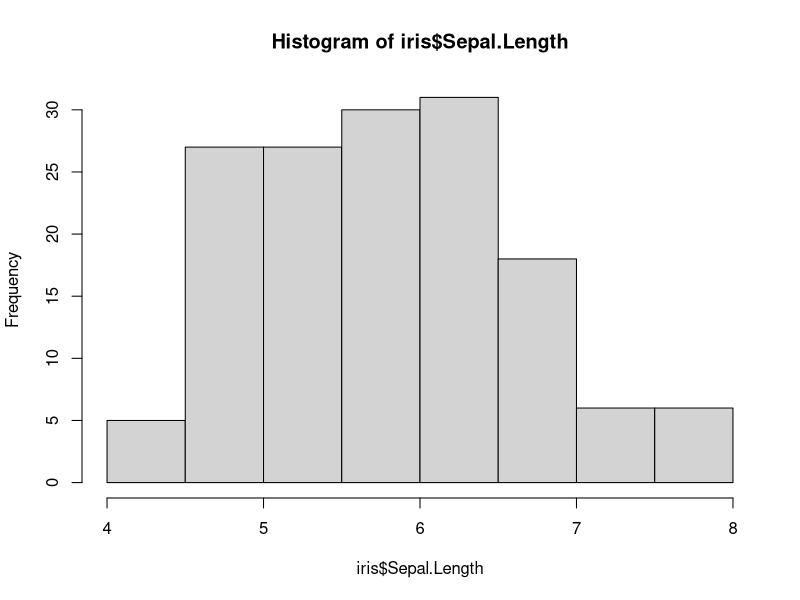
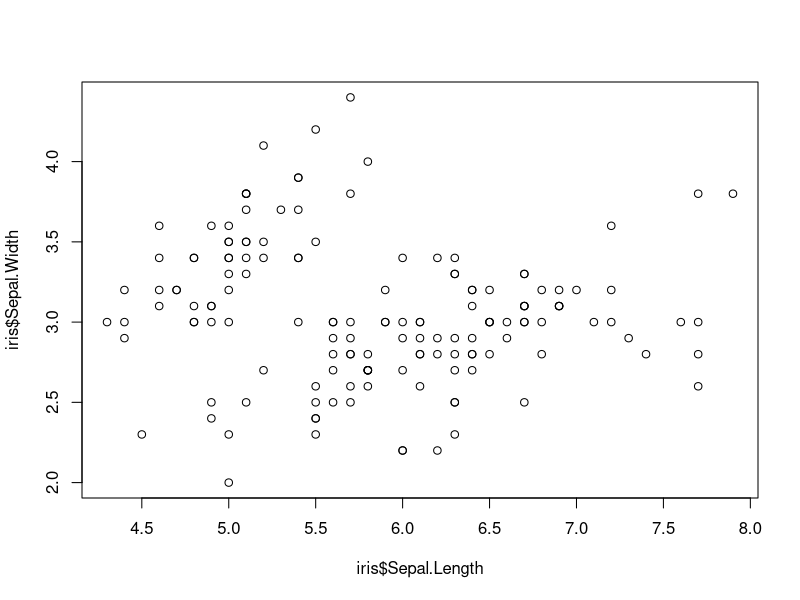
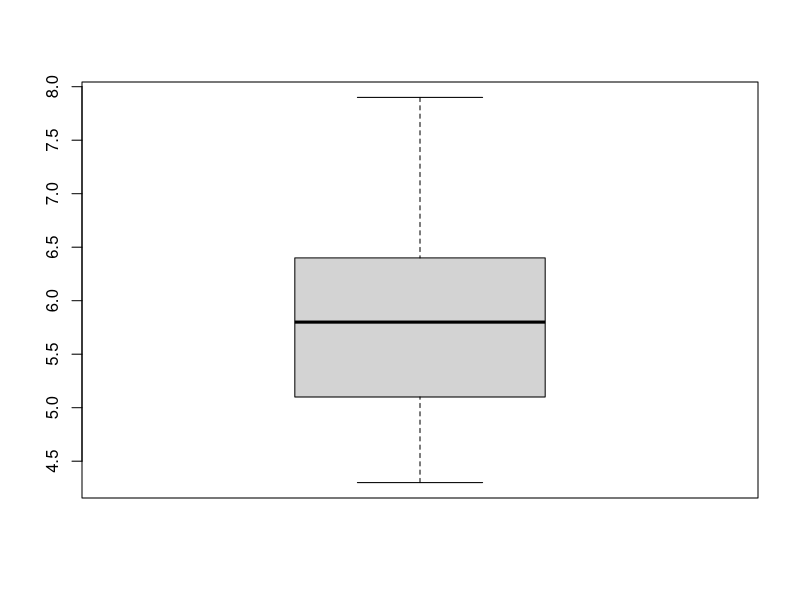
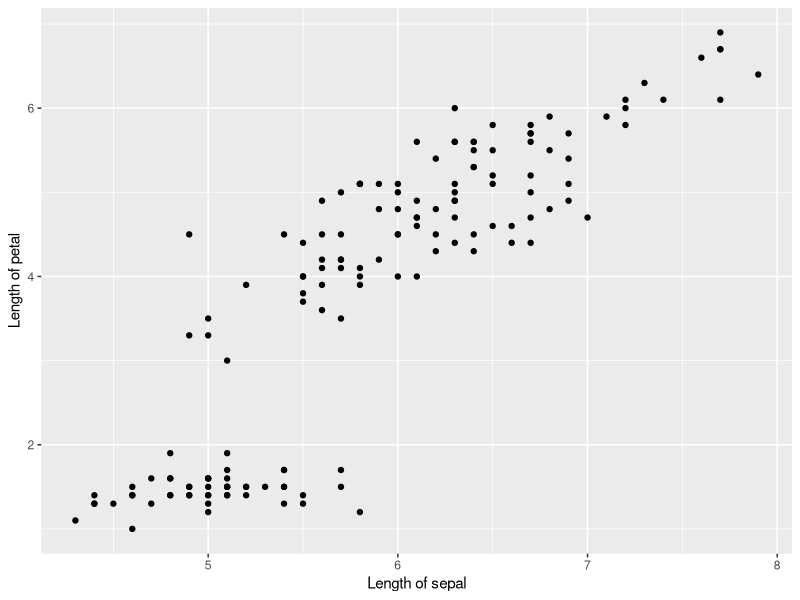
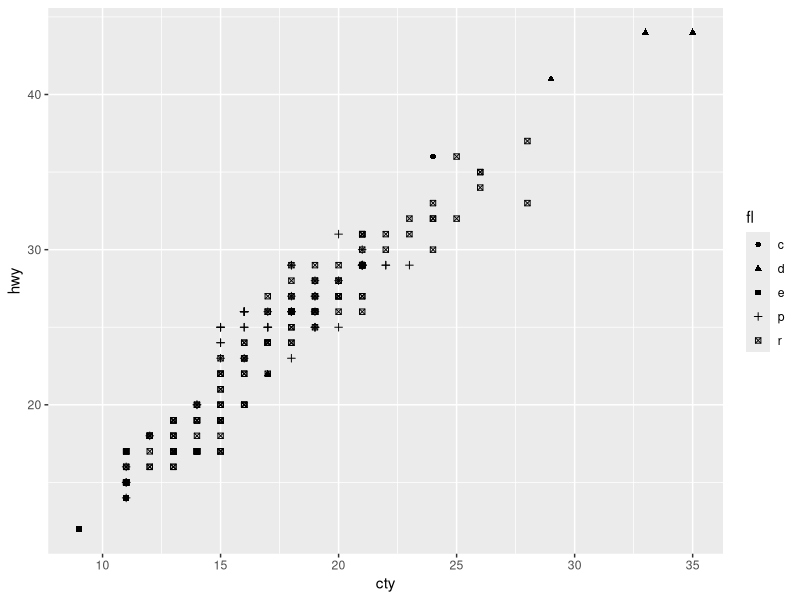
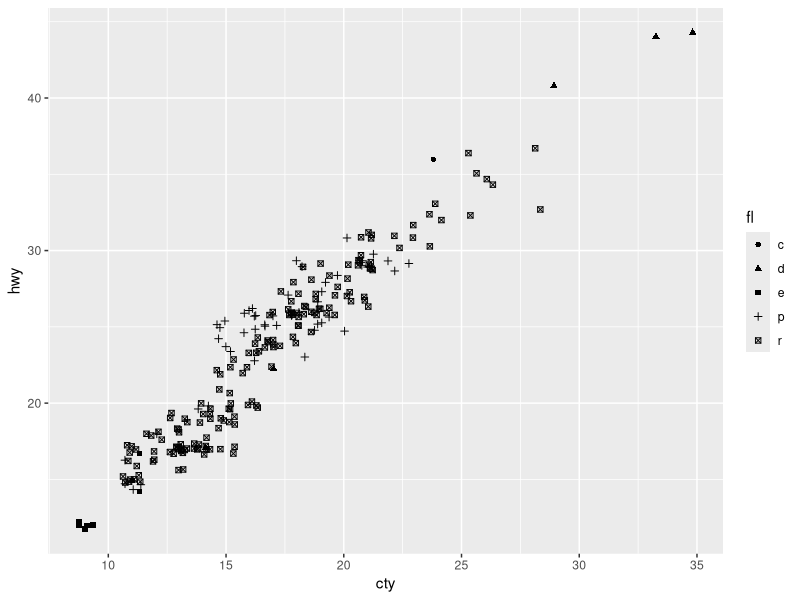
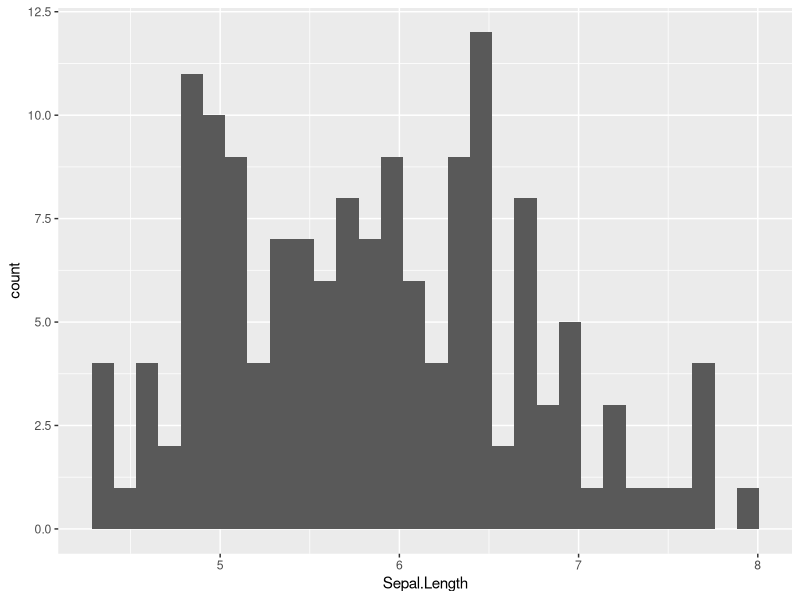
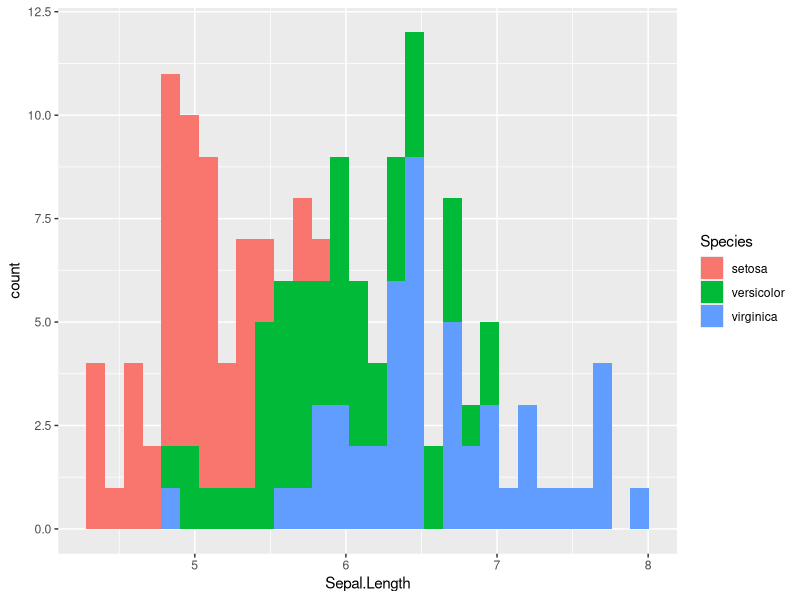

R code for these plots, in order:
## ---- chunk 1
knitr::opts_chunk$set(echo = TRUE)
library(tidyverse) 
library(MASS) 
## ---- chunk 2

hist(iris$Sepal.Length) #ヒストグラムを作成する
plot(iris$Sepal.Length, iris$Sepal.Width) #散布図を作成する
boxplot(iris$Sepal.Length) #箱ひげ図を作成する

## ---- chunk 3

p = ggplot2::ggplot() + 
  geom_point(data = iris, aes(x=Sepal.Length, y=Petal.Length)) + 
  labs(x = "Length of sepal", y = "Length of petal") 
p

## ---- chunk 4

p = ggplot2::ggplot() + 
  geom_point(data=mpg, aes(x=cty, y=hwy, shape = fl)) 
p

## ---- chunk 5

p = ggplot2::ggplot() + 
  geom_jitter(data=mpg, aes(x=cty, y=hwy, shape = fl)) 
p

## ---- chunk 6

p = ggplot2::ggplot() + 
  geom_histogram(data = iris, aes(x=Sepal.Length))  #xに、横軸にしたい変数を入れる。
p

p = ggplot2::ggplot() + 
  geom_histogram(data = iris, aes(x=Sepal.Length, fill = Species))  #種類ごとに色の塗りつぶしを変えたい場合は、fillに指定する。
p

p = ggplot2::ggplot() + 
  geom_histogram(data = iris, aes(x=Sepal.Length, color = Species))  #colorだと周りの線の色を変える。
p


## ---- chunk 7

p = ggplot2::ggplot() + 
  geom_boxplot(data = InsectSprays, aes(x=spray, y=count))
p

p = ggplot2::ggplot() + 
  geom_boxplot(data = InsectSprays, aes(x=spray, y=count, fill = spray))
p

## ---- chunk 8

p = ggplot2::ggplot() + 
  geom_violin(data = InsectSprays, aes(x=spray, y=count))
p

p = ggplot2::ggplot() + 
  geom_violin(data = InsectSprays, aes(x=spray, y=count, fill = spray))
p

## ---- chunk 9

#サンプルデータをつくる: 10日間の気温の変化
temperature = data.frame(
    Days  = 1:10, 
    Celsius = c(17.2, 17.5, 18.1, 18.8, 19.0, 19.2, 19.7, 20.2, 20.5, 20.1)
)
temperature

p = ggplot2::ggplot() + 
  geom_line(data = temperature, aes(x=Days, y=Celsius)) + 
  geom_point(data = temperature, aes(x=Days, y=Celsius)) 
p

## ---- chunk 10

#サンプルデータをつくる
sample_dat = data.frame(Condition=c("A", "B" ,"C"), 
                        mean=c(2, 5, 8), 
                        lower=c(1.1, 4.2, 7.5), 
                        upper=c(3.0, 6.8, 9.1))
#meanが平均、lowerとupperにそれぞれ下限値と上限値。

p = ggplot2::ggplot() + 
  geom_point(data = sample_dat, aes(x = Condition, y = mean)) + 
  geom_errorbar(data = sample_dat, aes(x = Condition, ymax = upper, ymin = lower), width = 0.1) 
#まず、geom_pointで平均を点で示したグラフを作成する。そのグラフに、ymaxとyminにそれぞれ上限値と下限値を指定したエラーバーのグラフを重ねる（widthでエラーバーの横の長さを指定できる）。
p


p2 = ggplot2::ggplot() + 
  geom_pointrange(data = sample_dat, aes(x = Condition, y = mean, ymax = upper, ymin = lower)) 
#geom_pointrangeならば、点とエラーバーの両方を一括して指定できる。
p2

## ---- chunk 11
p = ggplot2::ggplot() +
  geom_point(data = iris, aes(x=Sepal.Length, y=Petal.Length)) + 
  facet_wrap(vars(Species)) 
p

## ---- chunk 12

p = ggplot2::ggplot() +
  geom_point(data = iris, aes(x=Sepal.Length, y=Petal.Length)) + 
  labs(x = "Length of sepal", y = "Length of petal")

## ---- chunk 13

p = ggplot2::ggplot() +
  geom_point(data = iris, aes(x=Sepal.Length, y=Petal.Length)) 
p + theme(axis.title.x = element_text(size = 20)) #x軸のフォントサイズを変える
p + theme(panel.background = element_rect(fill = "white", colour = "black")) #背景や枠線の色を変える

## ---- chunk 14

p = ggplot2::ggplot() +
  geom_point(data = iris, aes(x=Sepal.Length, y=Petal.Length)) 
p + theme_bw()
p + theme_gray()
p + theme_classic()
